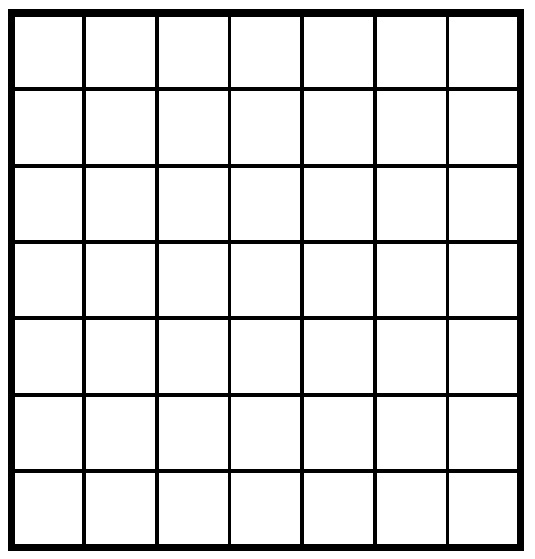
#> input picture grid.jpg, 535 x 559 px
$ python exemplo2.py
#> lines starting #> are read from the running program, lines starting #| are printed output that depends on the picture
import cv2
import numpy as np

imagem = cv2.imread("grid.jpg")
#> imagem is the input picture: shape (559, 535, 3); min 0, max 255, mean 222.4
altura, largura = imagem.shape[:2]
#> altura = 559; largura = 535
cv2.circle( imagem, (83,90), 10, (0,0,255), -1)
cv2.circle( imagem, (447,90), 10, (0,0,255), -1)
cv2.circle( imagem, (83,468), 10, (0,0,255), -1)
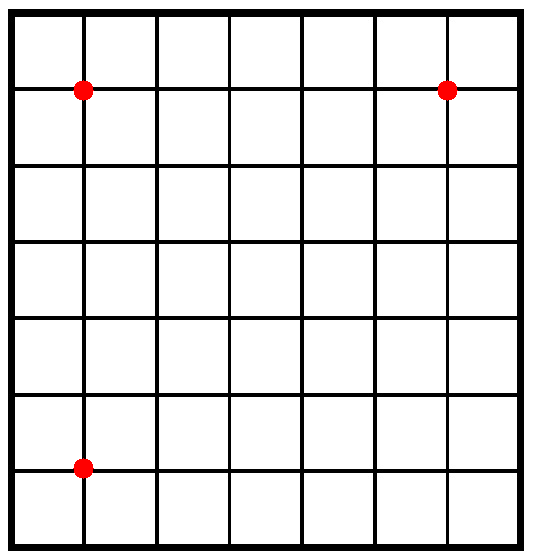
#> imagem: shape (559, 535, 3); mean B, G, R 221.9, 221.9, 222.7

ponto1 = np.float32( [ [83,90],[447,90],[83,472]])
ponto2 = np.float32( [ [0,0],[447,90],[150,472]])

matriz = cv2.getAffineTransform( ponto1, ponto2)
imagem_transformacao_afim= cv2.warpAffine( imagem, matriz, (largura, altura))
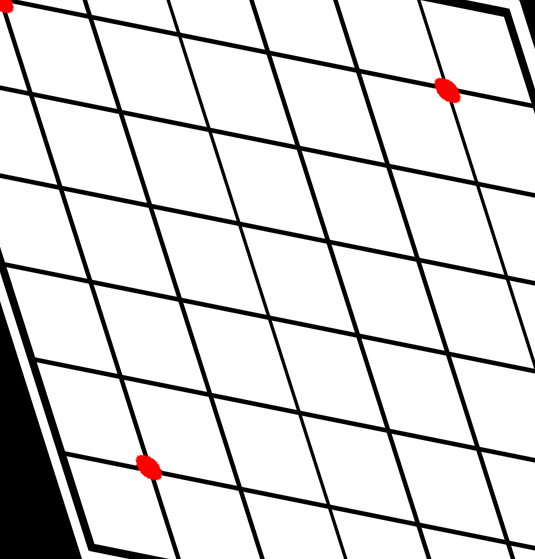
#> imagem_transformacao_afim: shape (559, 535, 3); mean B, G, R 218.5, 218.5, 219.4

cv2.imshow("Input", imagem)
cv2.imshow("Output", imagem_transformacao_afim)
cv2.waitKey(0)
cv2.destroyAllWindows()
